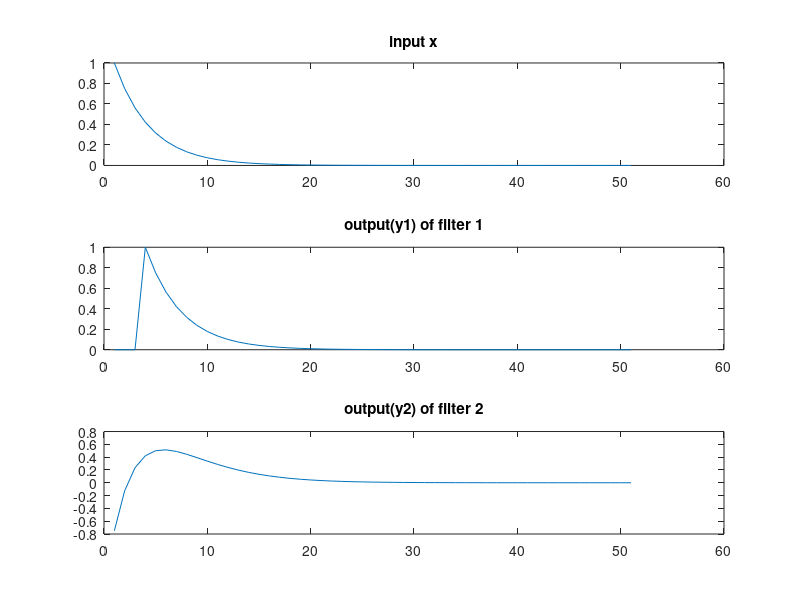

MATLAB code to generate this figure:
clear
clc

for n=0:50
    x(n+1)=(3/4)^n;
end

a1=1;
b1=[0 0 0 1];
y1=filter(b1,a1,x);

a2=[1 -3/4];
b2=[-3/4 1];
y2=filter(b2,a2,x);

figure(4)
clf

subplot(311)
plot(x);
title('input x');

subplot(312)
plot(y1);
title('output(y1) of filter 1');

subplot(313)
plot(y2);
title('output(y2) of filter 2');

return
